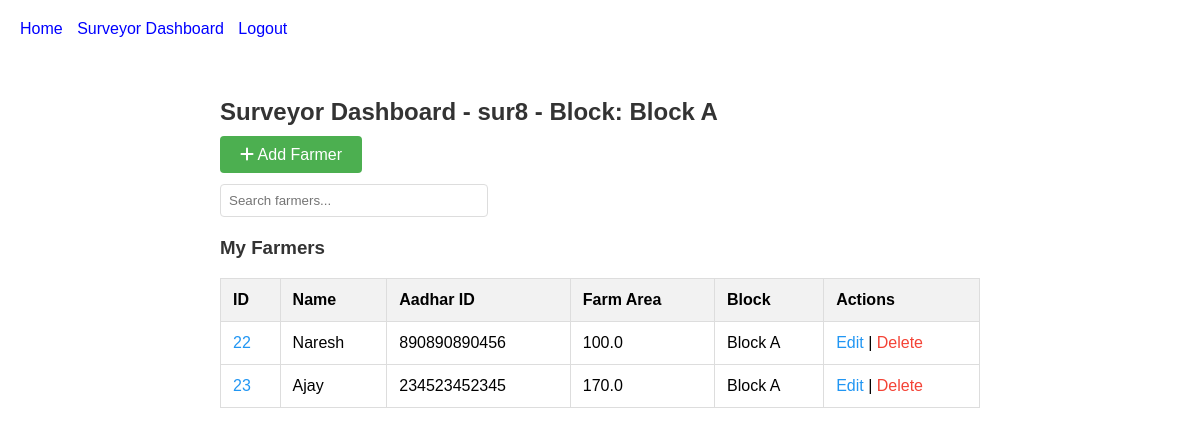
Before: /surveyor/ (signed in) with the older database file.
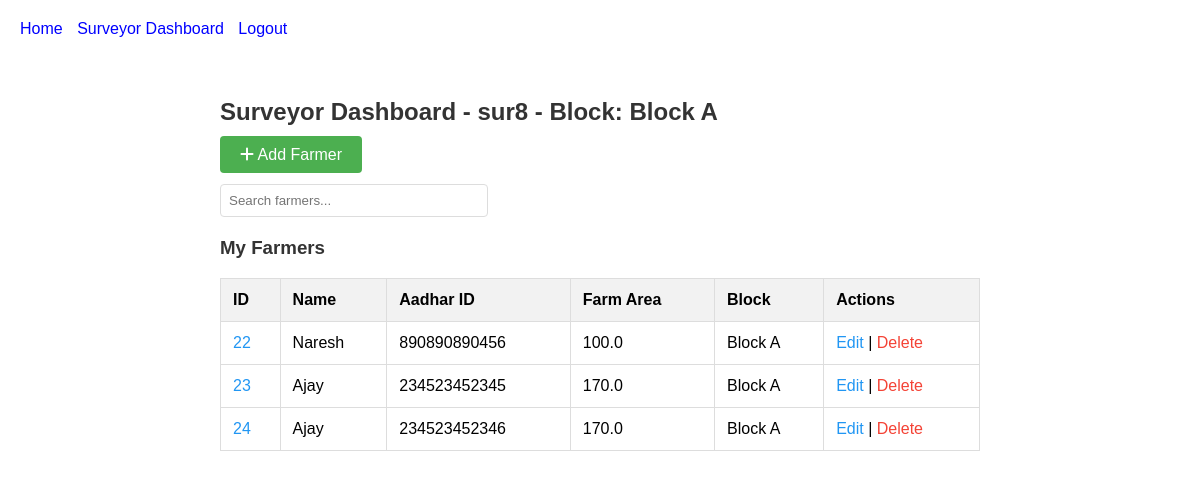
After: the same page with the newer database file.
### farmers/models.py (models this page shows, shortened)
class Block(models.Model):
    name = models.CharField(max_length=100, unique=True)
    class Meta:
        pass

class Farmer(models.Model):
    name = models.CharField(max_length=100)
    aadhar_id = models.CharField(
        max_length=12,
        unique=True,
        validators=[validate_aadhar_id],
        help_text="Enter a 12-digit numeric Aadhar ID."
    )
    block = models.ForeignKey('Block', on_delete=models.CASCADE, related_name='farmers')
    surveyor = models.ForeignKey(User, on_delete=models.CASCADE, related_name='farmers')
    farm_area = models.FloatField()
    created_at = models.DateTimeField()
    last_updated_at = models.DateTimeField(auto_now=True)
    created_by = models.ForeignKey(User, on_delete=models.SET_NULL, null=True, related_name='farmers_created')
    last_updated_by = models.ForeignKey(User, on_delete=models.SET_NULL, null=True, related_name='farmers_updated')
    image = models.ImageField(upload_to='farmer_images/', null=True, blank=True, default='farmer_images/default.jpg')
    aadhar_image = models.ImageField(upload_to='aadhar_images/', null=True, blank=True)
    class Meta:
        indexes = [models.Index(fields=['surveyor', 'block']), models.Index(fields=['created_by'])]

### farmers/views.py (the view, shortened to what this page needs)
# urls.py: path('surveyor/', views.surveyor_dashboard, name='surveyor_dashboard'),
def surveyor_dashboard(request):
    if not request.user.is_authenticated or not request.user.groups.filter(name='Surveyors').exists():
        return redirect('login')
    block = request.user.profile.block
    if not block:
        return render(request, 'farmers/surveyor_dashboard.html', {'error': 'No block assigned'})
    farmers = Farmer.objects.filter(surveyor=request.user).order_by('id')  # Add ordering
    query = request.GET.get('q', '')
    per_page = int(request.GET.get('per_page', 10))  # Default 10, adjustable
    paginator = Paginator(farmers, per_page)
    page_number = request.GET.get('page', 1)
    page_obj = paginator.get_page(page_number)
    farmer_data = [
        {'id': f.id, 'name': f.name, 'aadhar_id': f.aadhar_id, 'farm_area': f.farm_area, 'block': f.block.name}
        for f in page_obj
    ]
    return render(request, 'farmers/surveyor_dashboard.html', {
        'block_name': block.name,
        'surveyor_username': request.user.username,
        'farmers': farmer_data,
        'query': query,
        'page_obj': page_obj,
        'per_page': per_page
    })

### farmers/templates/farmers/surveyor_dashboard.html (shortened to what this page needs)
{% extends 'farmers/base.html' %}
{% load static %}
{% block content %}
    <link rel="stylesheet" href="https://cdnjs.cloudflare.com/ajax/libs/font-awesome/6.0.0-beta3/css/all.min.css">
    <div class="dashboard-container">
        <h2 style="color: #333;">Surveyor Dashboard - {{ surveyor_username }} - Block: {{ block_name }}</h2>
        {% if error %}
            <p style="color: red;">{{ error }}</p>
        {% else %}
            <div style="margin-bottom: 20px;">
                <a href="{% url 'farmer_create' %}" class="btn"><i class="fas fa-plus"></i> Add Farmer</a>
            </div>
            <div class="search-bar">
                <form method="get" id="search-form">
                    <input type="text" name="q" value="{{ query }}" placeholder="Search farmers..." id="search-input">
                </form>
            </div>
            <h3 style="color: #333;">My Farmers</h3>
            <table>
                <tr>
                    <th>ID</th>
                    <th>Name</th>
                    <th>Aadhar ID</th>
                    <th>Farm Area</th>
                    <th>Block</th>
                    <th>Actions</th>
                </tr>
                {% for farmer in farmers %}
                    <tr>
                        <td><a href="{% url 'farmer_profile' farmer.id %}" style="color: #2196F3; text-decoration: none;">{{ farmer.id }}</a></td>
                        <td>{{ farmer.name }}</td>
                        <td>{{ farmer.aadhar_id }}</td>
                        <td>{{ farmer.farm_area }}</td>
                        <td>{{ farmer.block }}</td>
                        <td>
                            <a href="{% url 'farmer_update' farmer.id %}" style="color: #2196F3; text-decoration: none;">Edit</a> |
                            <a href="{% url 'farmer_delete' farmer.id %}" onclick="return confirm('Are you sure you want to delete this farmer?')" style="color: #f44336; text-decoration: none;">Delete</a>
                        </td>
                    </tr>
                {% empty %}
                    <tr>
                        <td colspan="6" style="text-align: center;">No farmers found.</td>
                    </tr>
                {% endfor %}
            </table>
        {% endif %}
    </div>
{% endblock %}

Changed rows visible on the page:
added Farmer: name "Ajay", aadhar_id "234523452346", farm_area "170.0"
Other visible differences:
new list line: "24 Edit | Delete"
new list line: "Block A"
